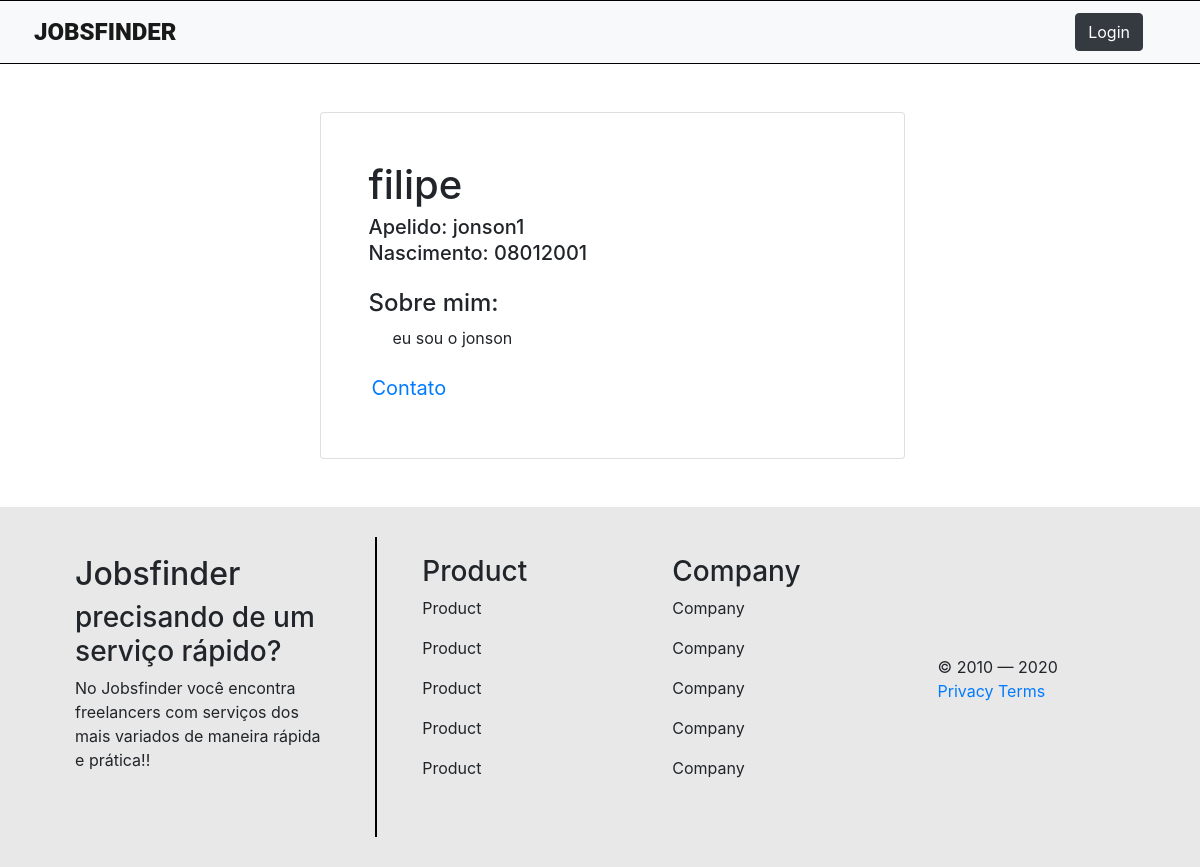
The page /perfil/1 on the database its author committed.
### app/models/user.py (models this page shows, shortened)
class User(db.Model):
    __tablename__ = "users"
    id = db.Column(db.Integer, primary_key=True)
    nick_name = db.Column(db.String(80), unique=True, nullable=False )
    name = db.Column(db.String(80), unique=True, nullable=False )
    password = db.Column(db.String(255), nullable=False )
    email = db.Column(db.String(120), unique=True, nullable=False)
    number = db.Column(db.String(16), nullable=False )
    date = db.Column(db.String(10), nullable=False )
    desc = db.Column(db.String())

### app/controllers/router.py (the view)
@app.route('/perfil/<int:id>')
def perfil(id):
    user= User.query.filter_by(id=id).first()
    return render_template('perfil.html', user=user)

### app/templates/perfil.html (shortened to what this page needs)
<!DOCTYPE html>
<html lang="pt-BR">
<head>
    <link rel='stylesheet' href="{{ url_for('static', filename= 'css/bootstrap.min.css' ) }}">
  <link rel='stylesheet' href="{{ url_for('static', filename= 'style.css' ) }}">
</head>
<body>
    <nav class="navbar navbar-expand-lg navbar-light bg-light row px-5">
        <a class="navbar-brand " href="{{ url_for('index') }}"><b>JOBSFINDER</b></a>
        <div class="collapse navbar-collapse" id="navbarNav">
          <ul class="navbar-nav col-8">
          </ul>
            {% if id %}
            {% else %}
          <ul class="navbar-nav col-4 justify-content-end">
            <li class="nav-item">
              <a class="nav-link" href="{{ url_for('login') }}"> <button class="btn btn-dark my-2 my-sm-0">Login</button></a>
            </li>
          </ul>
          {% endif %}
        </div>
      </nav>
      <div class='container-fluid d-flex justify-content-center py-5' style="height: auto">
        <div class="card ml-4 w-50 pb-3" style="height:auto">
            <div class="card-body pl-5 pt-5">
              <h1 class="card-title">{{ user.name }}</h1>
              <h5 class="card-subtitle mb-2"> Apelido: {{ user.nick_name }}</h5>
              <h5 class='card-subtitle mb-4'>Nascimento: {{ user.date }}</h5>
              <h4>Sobre mim:</h4>
              <p class='pl-4'>{{ user.desc }}</p>
            </div>
            <div class="accordion-item pl-5 pb-4" style="margin-top: -20px; margin-left: -10px;">
              <h2 class="accordion-header" id="headingOne">
                <a class="btn text-primary fs-4" type="button" data-bs-toggle="collapse" data-bs-target="#collapseOne" aria-expanded="false" aria-controls="collapseOne">
                  <text style="font-size: 20px">Contato</text>
                </a>
              </h2>
            </div>
      </div>
        </div>
      <footer style="background: #E8E8E8;">
        <div class="container text-center text-md-left">
          <div class="row text-center text-md-left">
            <div class="col-md-3 col-lg-3 col-xl-3 mx-auto mt-5">
              <h2>Jobsfinder</h2>
              <h3>precisando de um serviço rápido?</h3>
              <p>No Jobsfinder você encontra freelancers com serviços dos mais variados de maneira rápida e prática!!
              </p>
            </div>
            <div class="linha-vertical"></div>
            <div class="col-md-2 col-lg-2 col-xl-2 mx-auto mt-5">
              <h3>Product</h3>
              <p>
                <a>Product</a>
              </p>
              <p>
                <a>Product</a>
              </p>
              <p>
                <a>Product</a>
              </p>
              <p>
                <a>Product</a>
              </p>
              <p>
                <a>Product</a>
              </p>
            </div>
            <div class="col-md-3 col-lg-2 col-xl-2 mx-auto mt-5">
              <h3>Company</h3>
              <p>
                <a>Company</a>
              </p>
              <p>
                <a>Company</a>
              </p>
              <p>
                <a>Company</a>
              </p>
              <p>
                <a>Company</a>
              </p>
              <p>
                <a>Company</a>
              </p>
            </div>
            <div class="row align-items-center">
              <div class="col-md-7 col-lg-8">
                <p>© 2010 — 2020 <a href="#">Privacy</a> <a href="#">Terms</a>
                </p>
              </div>
            </div>
          </div>
        </div>
      </footer>
</body>
</html>

### app/static/style.css (style rules this page uses)
.navbar { position: relative; height: 64px; background: #FFFFFF; border: 1px solid #000000; box-sizing: border-box; }
.navbar-brand { font-family: 'Roboto',sans-serif; font-style: normal; font-weight: bold; font-size: 24px; line-height: 28px; text-transform: uppercase; color: #000000; }
.linha-vertical { height: 300px; border-left: 2px solid; margin-top: 30px; margin-bottom: 30px; color:#000000; }

### rows shown on the page
User: name "filipe", nick_name "jonson1", date "08012001", desc "eu sou o jonson"
